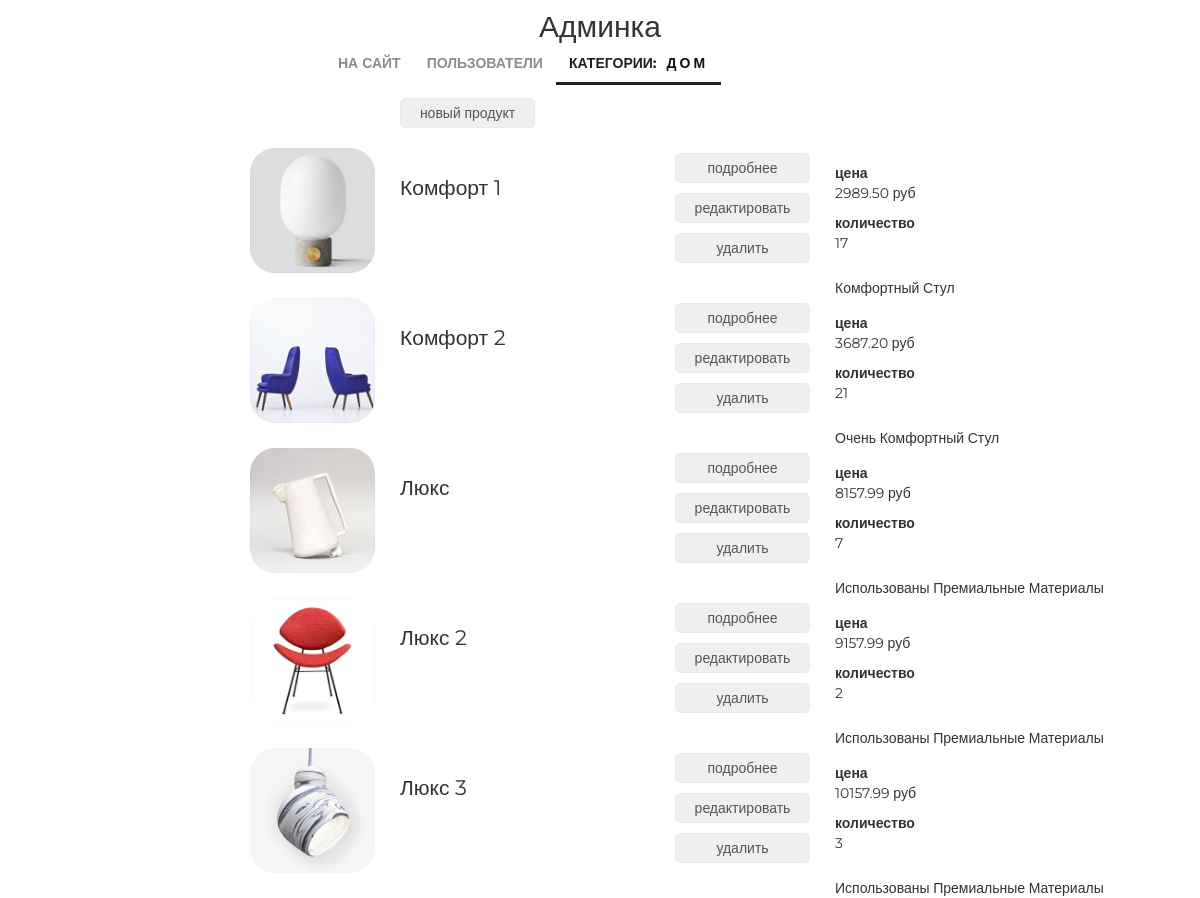
The app's page /admin/products/read/category/1/ (signed in), older data.
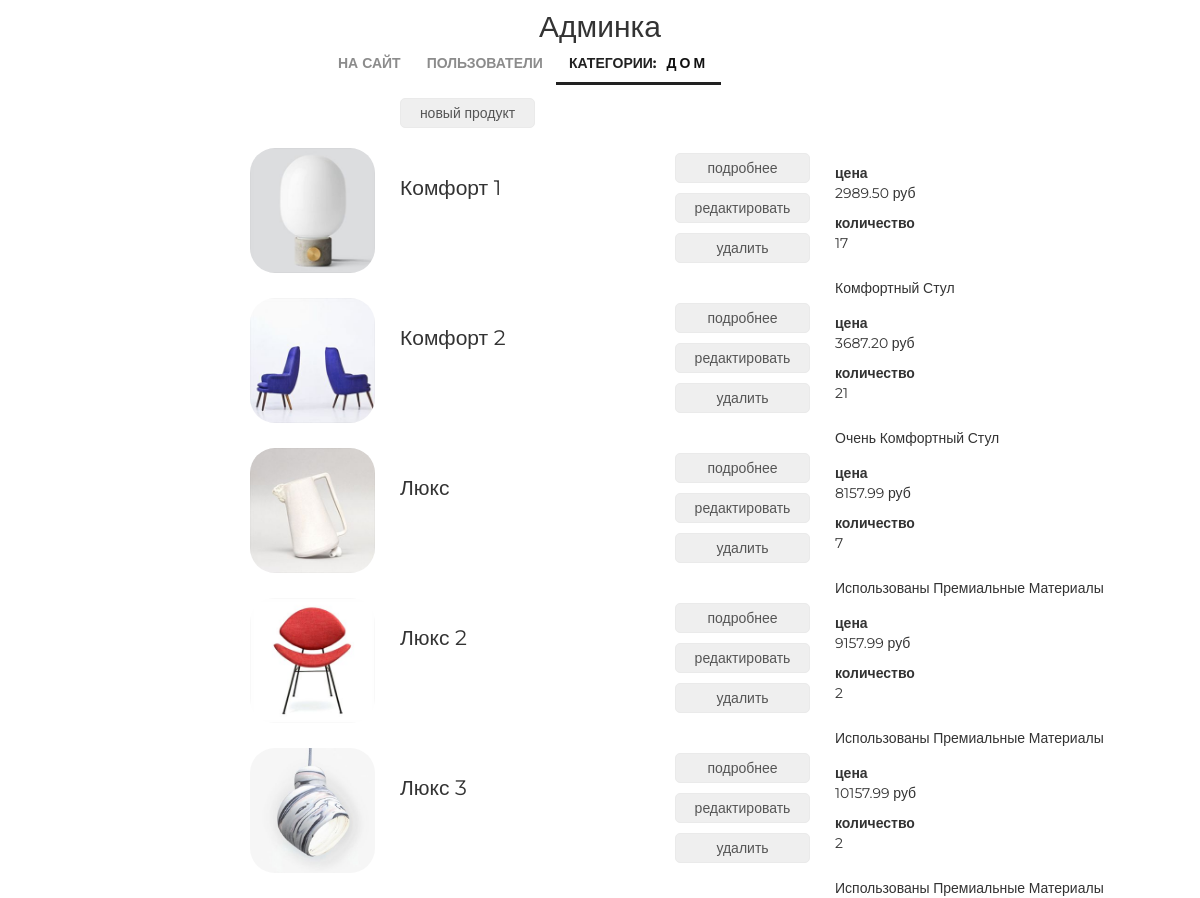
The same page, newer data.
### mainapp/models.py (models this page shows, shortened)
class Product(models.Model):
    category = models.ForeignKey(ProductCategory, on_delete=models.CASCADE)
    name = models.CharField(verbose_name='имя продукта', max_length=128)
    image = models.ImageField(upload_to='products_images', blank=True)
    short_desc = models.CharField(verbose_name='краткое описание продукта', max_length=60, blank=True)
    description = models.TextField(verbose_name='описание продукта', blank=True)
    price = models.DecimalField(verbose_name='цена продукта', max_digits=8, decimal_places=2, default=0)
    quantity = models.PositiveIntegerField(verbose_name='количество на складе', default=0)
    is_active = models.BooleanField(verbose_name='категория активна', default=True, db_index=True)

### adminapp/views.py (the view)
# urls.py: re_path(r'^products/create/category/(?P<pk>\d+)/$', adminapp.product_create, name='product_create'),
@user_passes_test(lambda u: u.is_superuser)
def products(request, pk):
    title = 'админка/продукт'
    category = get_object_or_404(ProductCategory, pk=pk)
    products_list = Product.objects.filter(category__pk=pk).order_by('name')
    content = {
        'title': title,
        'category': category,
        'objects': products_list,
    }
    return render(request, 'adminapp/products.html', content)

### adminapp/templatetags/my_tags.py (called while the page is built)
def media_folder_products(string):
    if not string:
        string = 'products_images/default.jpg'
    new_string = "{}{}".format(URL_PREFIX, string)
    return new_string

### mainapp/context_processors.py (called while the page is built)
def basket(request):
    print(f'context processor basket works')
    basket = []
    if request.user.is_authenticated:
        basket = Basket.objects.filter(user=request.user)
    return {
        'basket': basket,
    }

### adminapp/templates/adminapp/products.html
{% extends 'adminapp/base.html' %}
{% load static %}
{% load my_tags %}
{% block content %}
    <div class="products_list">
		<button class="new_product">
			<a href={% url 'admin:product_create' category.pk %}>новый продукт</a>
		</button>
		{% for object in objects %}
			<div class="product_record {% if not object.is_active %}not_active{% endif %}">
				<img src="{{ object.image|media_folder_products }}" alt="{{ object.name }}">
				<div class="product_name">
					{{ object.name|title }}
				</div>
				<div class="product_actions">
					<button>
						<a href={% url 'admin:product_read' object.pk %}>подробнее</a>
					</button>
					<button>
						<a href={% url 'admin:product_update' object.pk %}>редактировать</a>
					</button>
					<button>
						<a href={% url 'admin:product_delete' object.pk %}>удалить</a>
					</button>
				</div>
				<div class="summary">
					<b>цена</b>
					<p>{{ object.price }} руб</p>
					<b>количество</b>
					<p>{{ object.quantity }}</p>
				</div>
				<div class="product_desc">
					{{ object.short_desc|title }}
				</div>
			</div>
		{% endfor%}
	</div>
{% endblock %}

Row changes from the older to the newer data that the page shows:
changed Product "Люкс 3": quantity "3" → "2"
